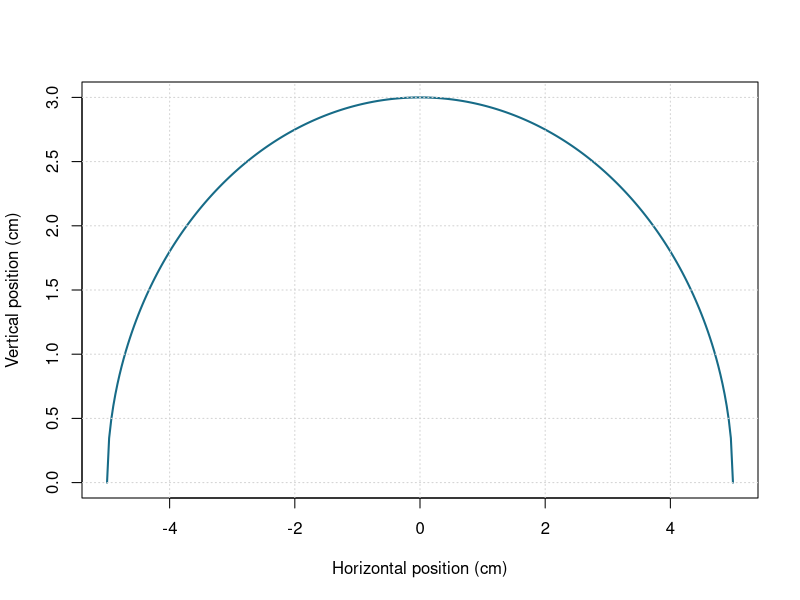

This chart was generated by the following R code:
# Applied investigation: Elliptical cross section
# 1. Define the input domain and model
x <- seq(-5, 5, length.out = 301)
y <- 3*sqrt(pmax(0,1-x^2/25))

# 2. Inspect numerical predictions
idx <- unique(round(seq(1, length(x), length.out = 5)))
print(data.frame(input = x[idx], output = y[idx]))

# 3. Visualize the model with labeled axes
plot(x, y, type = "l", lwd = 2, col = "#176B87",
     xlab = "Horizontal position (cm)", ylab = "Vertical position (cm)")
grid()

# 4. Check the sampled output range
print(range(y))
